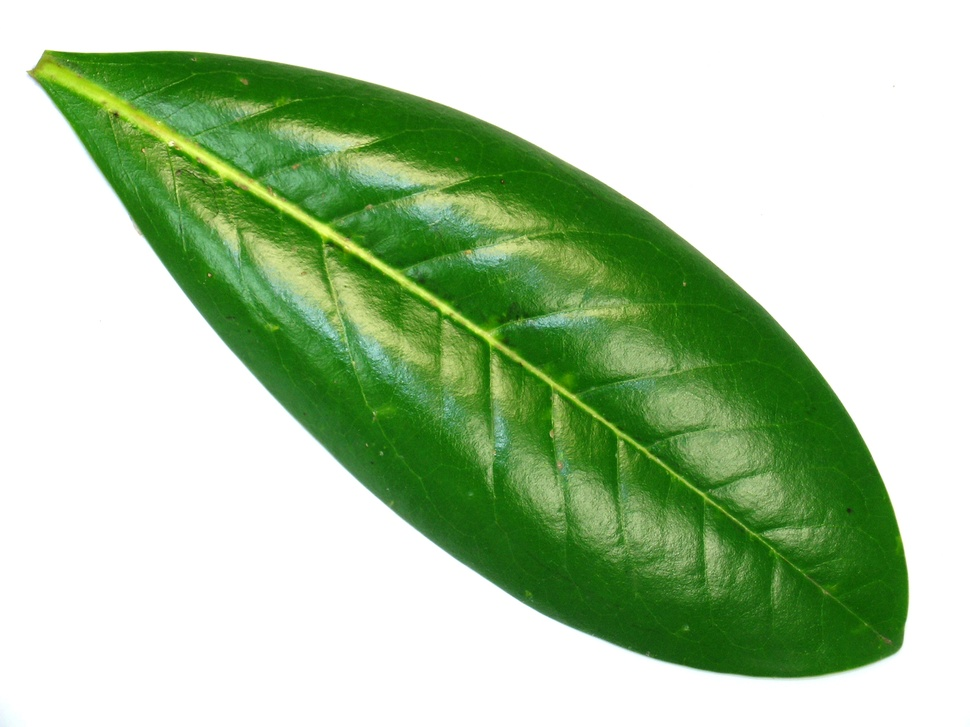
%> input picture Training_Images/Species_1/1.jpg, 970 x 727 px, shrunk from 1600 x 1200 before the run
$ octave --eval "result = Mean_GrayLvlHistogram(imread('../Training_Images/Species_1/1.jpg'));"   (GNU Octave 9; MATLAB toolbox functions it lacks are replaced by stand-ins)
%> lines starting %> are read from the running program, lines starting %| are printed output that depends on the picture
function meanGL = Mean_GrayLvlHistogram(grayImage)
%% This function computes the Grey Level Histogram Average

% grayImage = rgb2gray(imread('1.jpg')); Use this line if you want to test
% the script individually
figure;
subplot(1, 2, 1);
imshow(grayImage, []);
title('Original Grayscale Image after Noise Removal');

% Computing and plotting the histogram
[pixelCount grayLevels] = imhist(grayImage);
subplot(1, 2, 2);
bar(pixelCount);
title('Histogram of the image');
xlim([0 grayLevels(end)]); % Scale the x-axis.
yRange = ylim;

% Calculate the grey level average
meanGL = sum(pixelCount .* grayLevels) / sum(pixelCount);
meanBinHeight = mean(pixelCount);
line([meanGL meanGL], yRange);
message = sprintf('The mean gray level is %6.2f', meanGL); % Prints the message on the plot
text(meanGL+5, 0.8*yRange(2), message);

% Prints a message box on the screen containing the details
message = sprintf('Done!\nThe mean gray level is %6.2f\nThe mean bin height = %.2f',meanGL, meanBinHeight);
msgbox(message);
%> in Mean_GrayLvlHistogram, `[pixelCount grayLevels] = imhist(grayImage);`: pixelCount = 256 values, max 1203001 at index 256, min 275 at index 239, mean 8263.9; grayLevels = 256 values from 0 to 255
%> in Mean_GrayLvlHistogram, `meanGL = sum(pixelCount .* grayLevels) / sum(pixelCount);`: meanGL = 182.3
%> in Mean_GrayLvlHistogram, `meanBinHeight = mean(pixelCount);`: meanBinHeight = 8263.9
%> in Mean_GrayLvlHistogram, `message = sprintf('The mean gray level is %6.2f', meanGL);`: message = 'The mean gray level is 182.27'
%> `result = Mean_GrayLvlHistogram(imread('../Training_Images/Species_1/1...`:
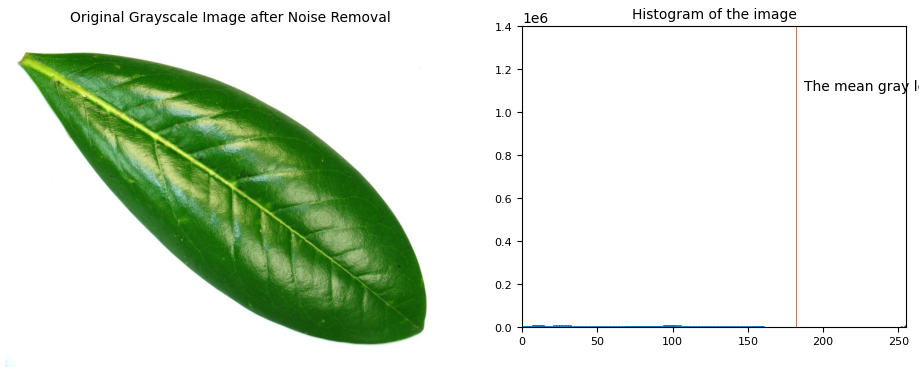
%> figure redrawn from the program's plot data, 2 panels
%> `result = Mean_GrayLvlHistogram(imread('../Training_Images/Species_1/1...`: result = 182.3
